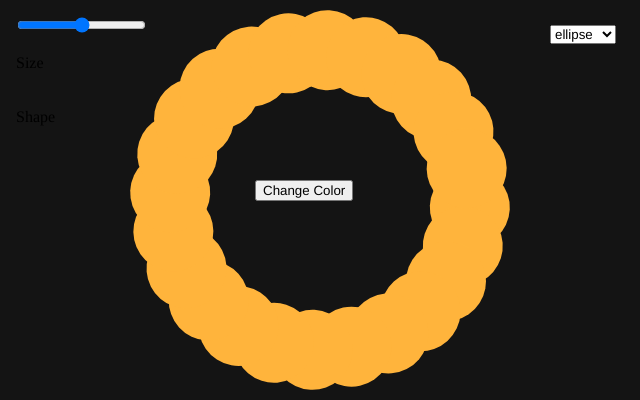
Frame 1 (no input)
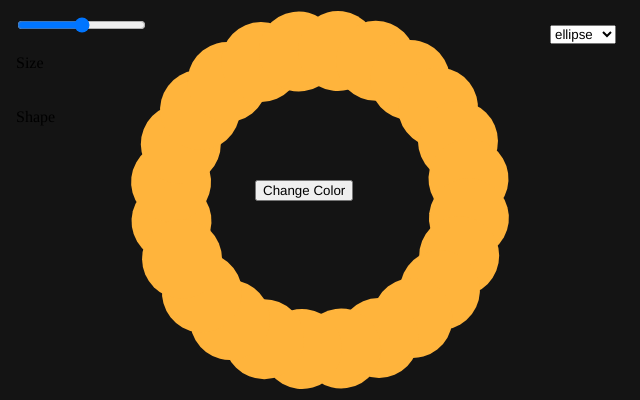
Frame 60 (no input)
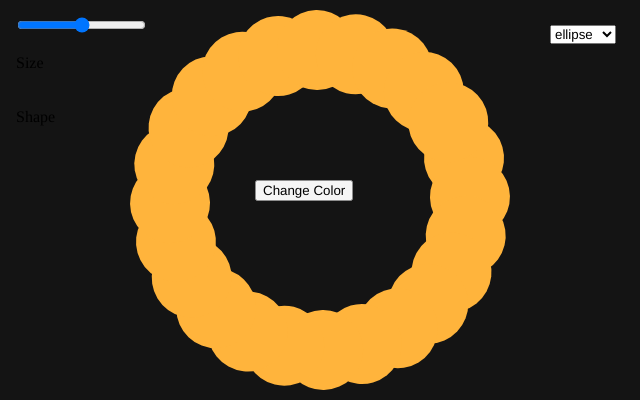
Frame 120 (the mouse pressed at the canvas centre since frame 60)

The p5.js sketch that drew these frames (run headless with seeded random() and noise() and a simulated clock; from frame 60 on, the mouse is pressed at the canvas centre):

// p5.js sketch
// ── sketch.js
let repeatSlider, speedSlider, shapeSelect, colorBtn;

let repeatCount = 24;   
let shapeSize = 80;   
let spin = 0;    

function setup() {
  createCanvas(640, 400);
  rectMode(CENTER);
  noStroke();
  textFont("Helvetica, Arial, sans-serif");
  
   shapeColor = color(random(255), random(255), random(255));
 
  // Button: change color
  colorBtn = createButton("Change Color");
  colorBtn.position(255, 180);
  colorBtn.mousePressed(randomShapeColor);
  colorBtn.addClass('btn');

 
  // Slider: controls size
  createP("Size").position(0, 50).style("margin", "4px 0 0 16px");
  speedSlider = createSlider(0, 100, 50, 1);
  speedSlider.position(15, 15);
  speedSlider.addClass('slider');
 
  // Dropdown: choose shape
  createP("Shape").position(0, 100).style("margin", "8px 0 0 16px");
  shapeSelect = createSelect();
  shapeSelect.position(550, 25);
  shapeSelect.option("ellipse");
  shapeSelect.option("rect");
  shapeSelect.option("triangle");
}
  
  
  function randomShapeColor() {
    shapeColor = color(random(255), random(255), random(255));
  }

function draw() {
  background(20);
  fill(255, 180, 60);
  translate(width/2, height/2);
  
  speed = speedSlider.value();
  spin += speed*0.001;

  for (let i = 0; i < repeatCount; i++) {
    push();

    let angle = (TWO_PI / repeatCount) * i + spin;
    rotate(angle);
    translate(150, 0);
 let choice = shapeSelect.value();
  if (choice === "ellipse") {
    ellipse(0, 0, shapeSize, shapeSize);
  } else if (choice === "rect") {
    rectMode(CENTER);
    rect(0, 0, shapeSize, shapeSize);
  } else if (choice === "triangle") {
    triangle(-shapeSize * 0.6, shapeSize * 0.5, 0, -shapeSize * 0.6, shapeSize * 0.6, shapeSize * 0.5);
  }

    pop();
  }
}
